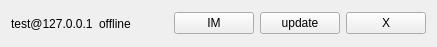
<?xml version="1.0" encoding="UTF-8"?>
<ui version="4.0">
 <class>BuddyWidget</class>
 <widget class="QWidget" name="BuddyWidget">
  <property name="geometry">
   <rect>
    <x>0</x>
    <y>0</y>
    <width>437</width>
    <height>47</height>
   </rect>
  </property>
  <property name="windowTitle">
   <string>Form</string>
  </property>
  <layout class="QHBoxLayout" name="horizontalLayout">
   <item>
    <widget class="QLabel" name="lblUri">
     <property name="text">
      <string>test@127.0.0.1</string>
     </property>
    </widget>
   </item>
   <item>
    <widget class="QLabel" name="lblStatus">
     <property name="text">
      <string>offline</string>
     </property>
    </widget>
   </item>
   <item>
    <widget class="QPushButton" name="btnSendIM">
     <property name="text">
      <string>IM</string>
     </property>
    </widget>
   </item>
   <item>
    <widget class="QPushButton" name="btnUpdate">
     <property name="text">
      <string>update</string>
     </property>
    </widget>
   </item>
   <item>
    <widget class="QPushButton" name="btnClear">
     <property name="text">
      <string>X</string>
     </property>
    </widget>
   </item>
  </layout>
 </widget>
 <resources/>
 <connections/>
</ui>
